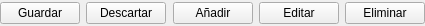
<?xml version="1.0" encoding="UTF-8"?>
<ui version="4.0">
 <class>TSqlButtonBox</class>
 <widget class="QWidget" name="TSqlButtonBox">
  <property name="geometry">
   <rect>
    <x>0</x>
    <y>0</y>
    <width>425</width>
    <height>26</height>
   </rect>
  </property>
  <property name="windowTitle">
   <string>Form</string>
  </property>
  <layout class="QHBoxLayout" name="horizontalLayout">
   <property name="margin">
    <number>0</number>
   </property>
   <item>
    <widget class="QPushButton" name="saveButton">
     <property name="text">
      <string>Guardar</string>
     </property>
    </widget>
   </item>
   <item>
    <widget class="QPushButton" name="discardButton">
     <property name="text">
      <string>Descartar</string>
     </property>
    </widget>
   </item>
   <item>
    <spacer name="horizontalSpacer">
     <property name="orientation">
      <enum>Qt::Horizontal</enum>
     </property>
     <property name="sizeHint" stdset="0">
      <size>
       <width>1</width>
       <height>20</height>
      </size>
     </property>
    </spacer>
   </item>
   <item>
    <widget class="QPushButton" name="addButton">
     <property name="text">
      <string>Añadir</string>
     </property>
    </widget>
   </item>
   <item>
    <widget class="QPushButton" name="editButton">
     <property name="text">
      <string>Editar</string>
     </property>
    </widget>
   </item>
   <item>
    <widget class="QPushButton" name="deleteButton">
     <property name="text">
      <string>Eliminar</string>
     </property>
    </widget>
   </item>
  </layout>
 </widget>
 <tabstops>
  <tabstop>saveButton</tabstop>
  <tabstop>discardButton</tabstop>
  <tabstop>addButton</tabstop>
  <tabstop>editButton</tabstop>
  <tabstop>deleteButton</tabstop>
 </tabstops>
 <resources/>
 <connections/>
</ui>
